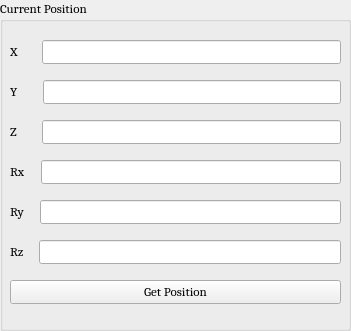
     <widget class="QGroupBox" name="groupBox_3">
      <property name="geometry">
       <rect>
        <x>0</x>
        <y>350</y>
        <width>351</width>
        <height>331</height>
       </rect>
      </property>
      <property name="font">
       <font>
        <family>Cambria</family>
        <pointsize>10</pointsize>
        <weight>50</weight>
        <bold>false</bold>
       </font>
      </property>
      <property name="title">
       <string>Current Position</string>
      </property>
      <widget class="QWidget" name="verticalLayoutWidget_2">
       <property name="geometry">
        <rect>
         <x>10</x>
         <y>30</y>
         <width>331</width>
         <height>291</height>
        </rect>
       </property>
       <property name="font">
        <font>
         <family>Cambria</family>
         <pointsize>10</pointsize>
         <weight>50</weight>
         <bold>false</bold>
        </font>
       </property>
       <layout class="QVBoxLayout" name="verticalLayout_2">
        <item>
         <layout class="QHBoxLayout" name="horizontalLayout_5" stretch="0,0">
          <property name="spacing">
           <number>23</number>
          </property>
          <property name="sizeConstraint">
           <enum>QLayout::SetDefaultConstraint</enum>
          </property>
          <item>
           <widget class="QLabel" name="X_label">
            <property name="sizePolicy">
             <sizepolicy hsizetype="Preferred" vsizetype="Preferred">
              <horstretch>0</horstretch>
              <verstretch>0</verstretch>
             </sizepolicy>
            </property>
            <property name="font">
             <font>
              <family>Cambria</family>
              <pointsize>10</pointsize>
              <weight>50</weight>
              <bold>false</bold>
             </font>
            </property>
            <property name="text">
             <string>X</string>
            </property>
           </widget>
          </item>
          <item>
           <widget class="QLineEdit" name="X_line">
            <property name="enabled">
             <bool>true</bool>
            </property>
            <property name="font">
             <font>
              <family>Cambria</family>
              <pointsize>10</pointsize>
              <weight>50</weight>
              <bold>false</bold>
             </font>
            </property>
            <property name="text">
             <string/>
            </property>
           </widget>
          </item>
         </layout>
        </item>
        <item>
         <layout class="QHBoxLayout" name="horizontalLayout_6" stretch="0,0">
          <property name="spacing">
           <number>24</number>
          </property>
          <property name="sizeConstraint">
           <enum>QLayout::SetDefaultConstraint</enum>
          </property>
          <item>
           <widget class="QLabel" name="X_label_2">
            <property name="sizePolicy">
             <sizepolicy hsizetype="Preferred" vsizetype="Preferred">
              <horstretch>0</horstretch>
              <verstretch>0</verstretch>
             </sizepolicy>
            </property>
            <property name="font">
             <font>
              <family>Cambria</family>
              <pointsize>10</pointsize>
              <weight>50</weight>
              <bold>false</bold>
             </font>
            </property>
            <property name="text">
             <string>Y</string>
            </property>
           </widget>
          </item>
          <item>
           <widget class="QLineEdit" name="Y_line">
            <property name="enabled">
             <bool>true</bool>
            </property>
            <property name="font">
             <font>
              <family>Cambria</family>
              <pointsize>10</pointsize>
              <weight>50</weight>
              <bold>false</bold>
             </font>
            </property>
            <property name="text">
             <string/>
            </property>
           </widget>
          </item>
         </layout>
        </item>
        <item>
         <layout class="QHBoxLayout" name="horizontalLayout_8" stretch="0,0">
          <property name="spacing">
           <number>25</number>
          </property>
          <property name="sizeConstraint">
           <enum>QLayout::SetDefaultConstraint</enum>
          </property>
          <item>
           <widget class="QLabel" name="X_label_4">
            <property name="sizePolicy">
             <sizepolicy hsizetype="Preferred" vsizetype="Preferred">
              <horstretch>0</horstretch>
              <verstretch>0</verstretch>
             </sizepolicy>
            </property>
            <property name="font">
             <font>
              <family>Cambria</family>
              <pointsize>10</pointsize>
              <weight>50</weight>
              <bold>false</bold>
             </font>
            </property>
            <property name="text">
             <string>Z</string>
            </property>
           </widget>
          </item>
          <item>
           <widget class="QLineEdit" name="Z_line">
            <property name="enabled">
             <bool>true</bool>
            </property>
            <property name="font">
             <font>
              <family>Cambria</family>
              <pointsize>10</pointsize>
              <weight>50</weight>
              <bold>false</bold>
             </font>
            </property>
            <property name="text">
             <string/>
            </property>
           </widget>
          </item>
         </layout>
        </item>
        <item>
         <layout class="QHBoxLayout" name="horizontalLayout_7" stretch="0,0">
          <property name="spacing">
           <number>15</number>
          </property>
          <property name="sizeConstraint">
           <enum>QLayout::SetDefaultConstraint</enum>
          </property>
          <item>
           <widget class="QLabel" name="X_label_3">
            <property name="sizePolicy">
             <sizepolicy hsizetype="Preferred" vsizetype="Preferred">
              <horstretch>0</horstretch>
              <verstretch>0</verstretch>
             </sizepolicy>
            </property>
            <property name="font">
             <font>
              <family>Cambria</family>
              <pointsize>10</pointsize>
              <weight>50</weight>
              <bold>false</bold>
             </font>
            </property>
            <property name="text">
             <string>Rx</string>
            </property>
           </widget>
          </item>
          <item>
           <widget class="QLineEdit" name="Rx_line">
            <property name="enabled">
             <bool>true</bool>
            </property>
            <property name="font">
             <font>
              <family>Cambria</family>
              <pointsize>10</pointsize>
              <weight>50</weight>
              <bold>false</bold>
             </font>
            </property>
            <property name="text">
             <string/>
            </property>
           </widget>
          </item>
         </layout>
        </item>
        <item>
         <layout class="QHBoxLayout" name="horizontalLayout_10" stretch="0,0">
          <property name="spacing">
           <number>15</number>
          </property>
          <property name="sizeConstraint">
           <enum>QLayout::SetDefaultConstraint</enum>
          </property>
          <item>
           <widget class="QLabel" name="X_label_6">
            <property name="sizePolicy">
             <sizepolicy hsizetype="Preferred" vsizetype="Preferred">
              <horstretch>0</horstretch>
              <verstretch>0</verstretch>
             </sizepolicy>
            </property>
            <property name="font">
             <font>
              <family>Cambria</family>
              <pointsize>10</pointsize>
              <weight>50</weight>
              <bold>false</bold>
             </font>
            </property>
            <property name="text">
             <string>Ry</string>
            </property>
           </widget>
          </item>
          <item>
           <widget class="QLineEdit" name="Ry_line">
            <property name="enabled">
             <bool>true</bool>
            </property>
            <property name="font">
             <font>
              <family>Cambria</family>
              <pointsize>10</pointsize>
              <weight>50</weight>
              <bold>false</bold>
             </font>
            </property>
            <property name="text">
             <string/>
            </property>
           </widget>
          </item>
         </layout>
        </item>
        <item>
         <layout class="QHBoxLayout" name="horizontalLayout_9" stretch="0,0">
          <property name="spacing">
           <number>15</number>
          </property>
          <property name="sizeConstraint">
           <enum>QLayout::SetDefaultConstraint</enum>
          </property>
          <item>
           <widget class="QLabel" name="X_label_5">
            <property name="sizePolicy">
             <sizepolicy hsizetype="Preferred" vsizetype="Preferred">
              <horstretch>0</horstretch>
              <verstretch>0</verstretch>
             </sizepolicy>
            </property>
            <property name="font">
             <font>
              <family>Cambria</family>
              <pointsize>10</pointsize>
              <weight>50</weight>
              <bold>false</bold>
             </font>
            </property>
            <property name="text">
             <string>Rz</string>
            </property>
           </widget>
          </item>
          <item>
           <widget class="QLineEdit" name="Rz_line">
            <property name="enabled">
             <bool>true</bool>
            </property>
            <property name="font">
             <font>
              <family>Cambria</family>
              <pointsize>10</pointsize>
              <weight>50</weight>
              <bold>false</bold>
             </font>
            </property>
            <property name="text">
             <string/>
            </property>
           </widget>
          </item>
         </layout>
        </item>
        <item>
         <widget class="QPushButton" name="getPos_btn">
          <property name="font">
           <font>
            <weight>50</weight>
            <bold>false</bold>
           </font>
          </property>
          <property name="text">
           <string>Get Position</string>
          </property>
         </widget>
        </item>
       </layout>
      </widget>
     </widget>
